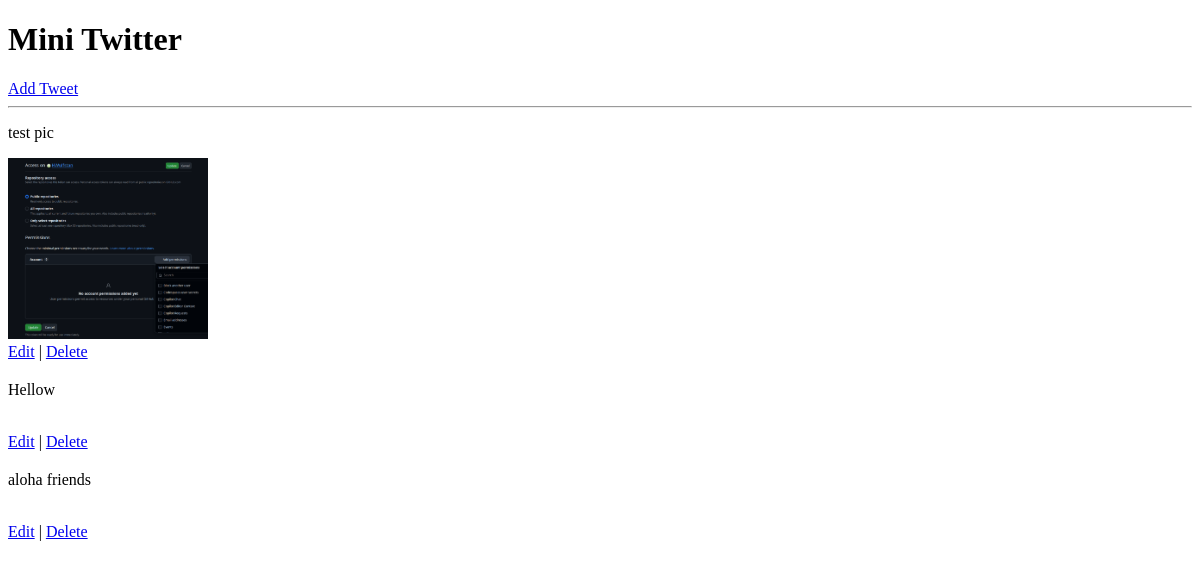
Before: / with the older database file.
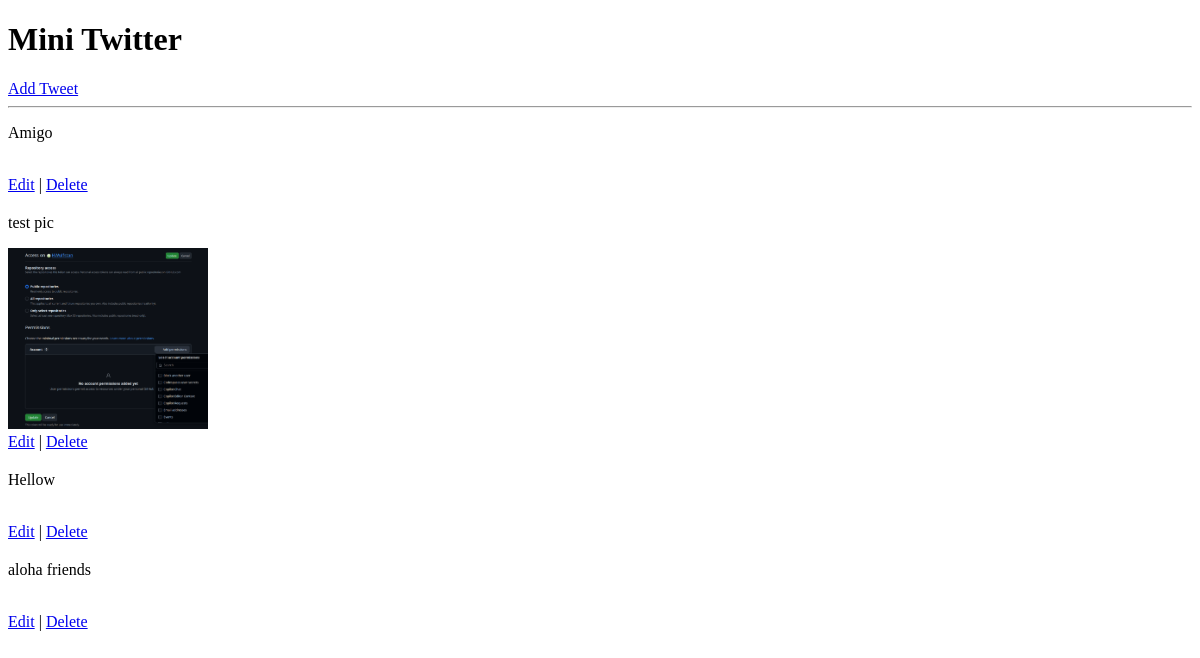
After: the same page with the newer database file.
### tweets/models.py (models this page shows, shortened)
class Tweet(models.Model):
    text = models.CharField(max_length=280)
    image = models.ImageField(upload_to='images/', blank=True, null=True)
    created_at = models.DateTimeField(auto_now_add=True)

### tweets/views.py (the view)
# urls.py: path('', views.tweet_list, name='tweet_list'),
def tweet_list(request):
    tweets = Tweet.objects.all().order_by('-id')
    return render(request, 'tweets/tweet_list.html', {'tweets': tweets})

### tweets/templates/tweets/tweet_list.html (shortened to what this page needs)
<!DOCTYPE html>
<html>
<head>
</head>
<body>
    <h1>Mini Twitter</h1>
    <a href="{% url 'add_tweet' %}">Add Tweet</a>
    <hr>
    {% for tweet in tweets %}
        <div style="margin-bottom: 20px;">
            <p>{{ tweet.text }}</p>
            {% if tweet.image %}
                <img src="{{ tweet.image.url }}" width="200">
            {% endif %}
            <br>
            <a href="{% url 'edit_tweet' tweet.id %}">Edit</a> |
            <a href="{% url 'delete_tweet' tweet.id %}">Delete</a>
        </div>
    {% endfor %}
</body>
</html>

Changed rows visible on the page:
added Tweet: text "Amigo"
